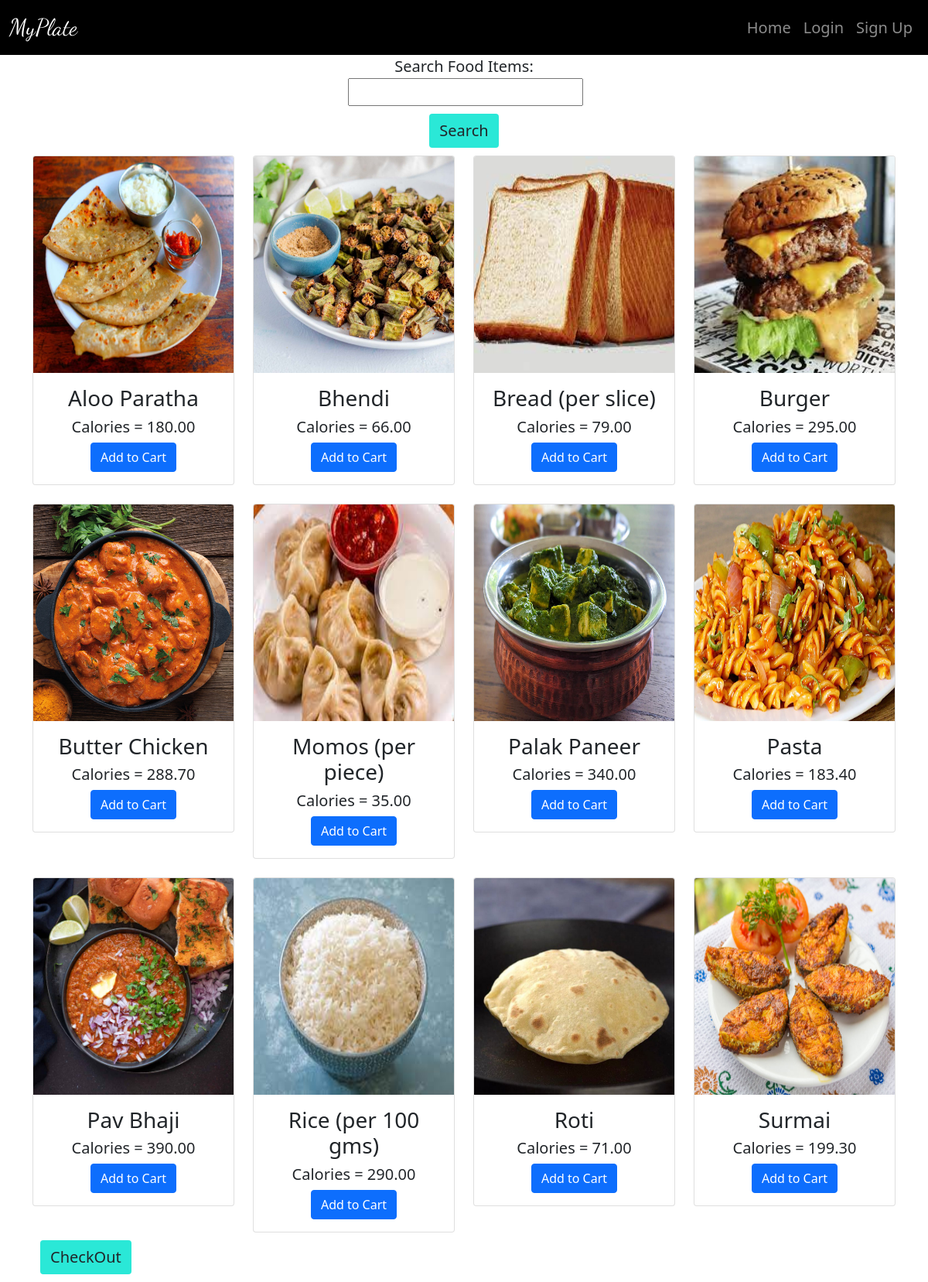
The page /myplate_app/myplate_app_list/ on the database its author committed.
### myplate_app/models.py (models this page shows, shortened)
class FoodItems(models.Model):
    name = models.CharField(max_length = 100, unique = True)
    calorie = models.DecimalField(max_digits = 10, decimal_places = 2)
    image = models.ImageField(upload_to = 'images', null = True)
    class Meta:
        ordering = ('name',)
        verbose_name_plural = 'FoodItems'

### myplate_app/views.py (the view)
# urls.py: path('myplate_app_list/', views.FoodListView.as_view(), name='list'),   #url for FoodList View
class FoodListView(ListView):
    model = FoodItems
    template_name = 'myplate_app/list.html'
    def get_context_data(self, **kwargs) :
        context = super().get_context_data(**kwargs)
        context['filter'] = FoodFilter(self.request.GET, queryset = self.get_queryset())
        return context

### myplate_app/templates/myplate_app/list.html (shortened to what this page needs)
{% extends 'base.html' %}
{% load static %}
{% load bootstrap %}
{% block content %}
<div class = "container">
<center><form method="GET" class = "filter">
  {{filter.form|bootstrap}}
  <button type="Submit" class="search btn">Search</button>
</form></center>
<div class="row row-cols-1 row-cols-md-4 g-4" id = "main-div">
    {%for food in filter.qs %}
        <div class="col">
          <div class="card text-center">
            <img src="{{food.image.url}}" class="card-img-top" alt="{{food.name}}" height = "280">
            <div class="card-body">
              <h3 class="card-title" id = "name{{food.id}}">{{food.name}}</h3>
              <h5 class="card-text">Calories = <span id = "calories{{food.id}}"> {{food.calorie}}</span></h5>
              <span id = "food{{food.id}}" class = "food"><button class="btn btn-primary cart" class = "cart" id = "{{food.id}}" >Add to Cart</button></span>
            </div>
          </div>
        </div>
    {% endfor %}
</div>
<a href="{% url 'myplate_app:checkout' %}" class="search btn">CheckOut</a>
</div>
{% endblock %}

### templates/base.html (shortened to what this page needs)
<!DOCTYPE html>
{% load static %}
<html lang="en">
<head>
    <link href="https://cdn.jsdelivr.net/npm/bootstrap@5.0.0/dist/css/bootstrap.min.css" rel="stylesheet">
</head>
<body>
    <nav class="navbar navbar-expand-sm navbar-dark mynav" style="background-color:rgba(0,0,0);" role="navigation" id="navbar">
        <div class="container-fluid">
          <a class="navbar-brand mynav logo" href="{% url 'index' %}" style= "font-family: 'Dancing Script', cursive; font-size: 30px">MyPlate</a>
            <ul class="nav navbar-nav navbar-right">
              {% if user.is_authenticated %}
              <li class="nav-item"> <a class="nav-link" href="{% url 'myplate_app:set_goal' %}" style= "font-size: 20px">Set Goal</a></li>
                <li class="nav-item"> <a class="nav-link" href="{% url 'myplate_app:list' %}" style= "font-size: 20px">Food Items</a> </li>
                <li class="nav-item"> <a class="nav-link" href="{% url 'myplate_app:pre_records' %}" style= "font-size: 20px">Previous Records</a> </li>
                <li class="nav-item"> <a class="nav-link" href="{% url 'account_logout' %}" style= "font-size: 20px">Logout</a> </li>
              {% else %}
                <li class="nav-item"> <a class="nav-link" href="{% url 'index' %}"  style= "font-size: 20px">Home</a> </li>
                <li class="nav-item"> <a class="nav-link" href="{% url 'account_login' %}" style= "font-size: 20px">Login</a> </li>
                <li class="nav-item"> <a class="nav-link" href="{% url 'account_signup' %}" style= "font-size: 20px">Sign Up</a> </li>
              {% endif %}
            </ul>
          </div>
      </nav>
          {% block content %}
          {% endblock %}
</body>
</html>

### myplate_app/templates/myplate_app/list.html (style rules this page uses)
form { font-size: 20px; width: 300px; text-align: center; }
.search { margin: 10px; font-size: 20px; background-color: #2ae8d7; }

### rows shown on the page
FoodItems: image (picture), name "Aloo Paratha", calorie "180.00"
FoodItems: image (picture), name "Bhendi", calorie "66.00"
FoodItems: image (picture), name "Bread (per slice)", calorie "79.00"
FoodItems: image (picture), name "Burger", calorie "295.00"
FoodItems: image (picture), name "Butter Chicken", calorie "288.70"
FoodItems: image (picture), name "Momos (per piece)", calorie "35.00"
FoodItems: image (picture), name "Palak Paneer", calorie "340.00"
FoodItems: image (picture), name "Pasta", calorie "183.40"
FoodItems: image (picture), name "Pav Bhaji", calorie "390.00"
FoodItems: image (picture), name "Rice (per 100 gms)", calorie "290.00"
FoodItems: image (picture), name "Roti", calorie "71.00"
FoodItems: image (picture), name "Surmai", calorie "199.30"
